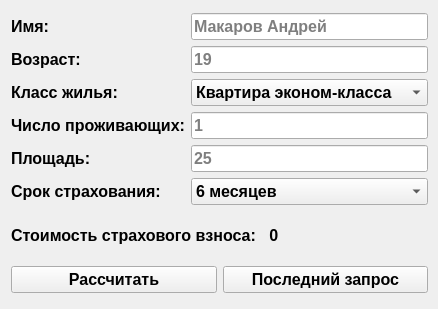
<?xml version="1.0" encoding="UTF-8"?>
<ui version="4.0">
 <class>Widget</class>
 <widget class="QWidget" name="Widget">
  <property name="geometry">
   <rect>
    <x>0</x>
    <y>0</y>
    <width>438</width>
    <height>309</height>
   </rect>
  </property>
  <property name="minimumSize">
   <size>
    <width>438</width>
    <height>309</height>
   </size>
  </property>
  <property name="font">
   <font>
    <pointsize>12</pointsize>
    <bold>true</bold>
   </font>
  </property>
  <property name="windowTitle">
   <string>Макаров Андрей 4133K</string>
  </property>
  <property name="styleSheet">
   <string notr="true"/>
  </property>
  <widget class="QWidget" name="">
   <property name="geometry">
    <rect>
     <x>11</x>
     <y>13</y>
     <width>417</width>
     <height>280</height>
    </rect>
   </property>
   <layout class="QGridLayout" name="gridLayout">
    <item row="0" column="0">
     <layout class="QVBoxLayout" name="verticalLayout_3">
      <item>
       <layout class="QHBoxLayout" name="horizontalLayout">
        <item>
         <layout class="QVBoxLayout" name="verticalLayout">
          <item>
           <widget class="QLabel" name="nameLabel">
            <property name="text">
             <string>Имя:</string>
            </property>
           </widget>
          </item>
          <item>
           <widget class="QLabel" name="ageLabel">
            <property name="text">
             <string>Возраст:</string>
            </property>
           </widget>
          </item>
          <item>
           <widget class="QLabel" name="estateTypeLabel">
            <property name="text">
             <string>Класс жилья:</string>
            </property>
           </widget>
          </item>
          <item>
           <widget class="QLabel" name="residetnsLabel">
            <property name="text">
             <string>Число проживающих:</string>
            </property>
           </widget>
          </item>
          <item>
           <widget class="QLabel" name="areaLabel">
            <property name="text">
             <string>Площадь:</string>
            </property>
           </widget>
          </item>
          <item>
           <widget class="QLabel" name="periodLabel">
            <property name="text">
             <string>Срок страхования: </string>
            </property>
           </widget>
          </item>
         </layout>
        </item>
        <item>
         <layout class="QVBoxLayout" name="verticalLayout_2">
          <item>
           <widget class="QLineEdit" name="nameEdit">
            <property name="text">
             <string/>
            </property>
            <property name="placeholderText">
             <string>Макаров Андрей</string>
            </property>
           </widget>
          </item>
          <item>
           <widget class="QLineEdit" name="ageEdit">
            <property name="text">
             <string/>
            </property>
            <property name="placeholderText">
             <string>19</string>
            </property>
           </widget>
          </item>
          <item>
           <widget class="QComboBox" name="estateTypeBox">
            <item>
             <property name="text">
              <string>Квартира эконом-класса</string>
             </property>
            </item>
            <item>
             <property name="text">
              <string>Элитная квартира</string>
             </property>
            </item>
            <item>
             <property name="text">
              <string>Таун-хаус</string>
             </property>
            </item>
            <item>
             <property name="text">
              <string>Коттедж</string>
             </property>
            </item>
           </widget>
          </item>
          <item>
           <widget class="QLineEdit" name="residentsEdit">
            <property name="text">
             <string/>
            </property>
            <property name="placeholderText">
             <string>1</string>
            </property>
           </widget>
          </item>
          <item>
           <widget class="QLineEdit" name="areaEdit">
            <property name="text">
             <string/>
            </property>
            <property name="placeholderText">
             <string>25</string>
            </property>
           </widget>
          </item>
          <item>
           <widget class="QComboBox" name="periodBox">
            <item>
             <property name="text">
              <string>6 месяцев </string>
             </property>
            </item>
            <item>
             <property name="text">
              <string>12 месяцев</string>
             </property>
            </item>
            <item>
             <property name="text">
              <string>18 месяцев</string>
             </property>
            </item>
           </widget>
          </item>
         </layout>
        </item>
       </layout>
      </item>
      <item>
       <widget class="QLabel" name="costLabel">
        <property name="text">
         <string>Стоимость страхового взноса:   0</string>
        </property>
       </widget>
      </item>
     </layout>
    </item>
    <item row="1" column="0">
     <layout class="QHBoxLayout" name="horizontalLayout_2">
      <item>
       <widget class="QPushButton" name="calcButton">
        <property name="sizePolicy">
         <sizepolicy hsizetype="Minimum" vsizetype="Fixed">
          <horstretch>0</horstretch>
          <verstretch>0</verstretch>
         </sizepolicy>
        </property>
        <property name="text">
         <string>Рассчитать</string>
        </property>
       </widget>
      </item>
      <item>
       <widget class="QPushButton" name="undoButton">
        <property name="text">
         <string>Последний запрос</string>
        </property>
       </widget>
      </item>
     </layout>
    </item>
   </layout>
  </widget>
 </widget>
 <resources/>
 <connections/>
</ui>
